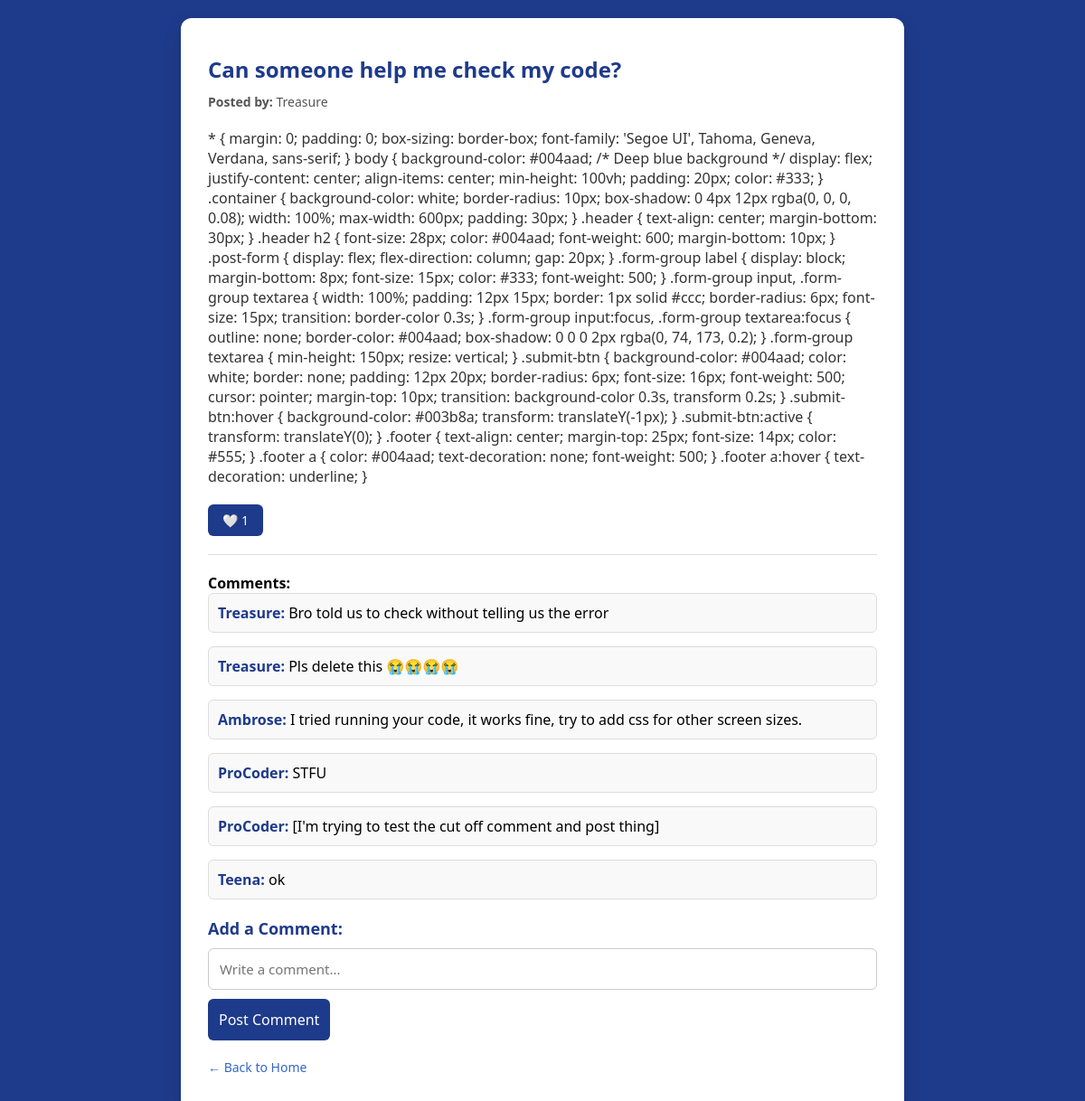
The page /topic/4 (signed in) on the database its author committed.
### tables this page shows
CREATE TABLE topics (
                        id INTEGER PRIMARY KEY AUTOINCREMENT,
                        username TEXT,
                        title TEXT,
                        content TEXT);

CREATE TABLE comments (
                        id INTEGER PRIMARY KEY AUTOINCREMENT,
                        topic_id INTEGER,
                        username TEXT,
                        comment TEXT,
                        FOREIGN KEY (topic_id) REFERENCES topics(id));

### app.py (the view)
@app.route('/topic/<int:topic_id>')
def topic_detail(topic_id):
    if 'username' not in session:
        return redirect('/login')
    conn = sqlite3.connect('forum.db')
    cursor = conn.cursor()
    cursor.execute('SELECT id, username, title, content FROM topics WHERE id = ?', (topic_id,))
    topic = cursor.fetchone()
    if not topic:
        conn.close()
        return "Topic not found", 404
    cursor.execute('SELECT * FROM comments WHERE topic_id = ? ORDER BY id', (topic_id,))
    comments = cursor.fetchall()
    cursor.execute('SELECT COUNT(*) FROM likes WHERE topic_id = ?', (topic_id,))
    like_count = cursor.fetchone()[0]
    user_has_liked = False
    if 'user_id' in session:
        cursor.execute('SELECT 1 FROM likes WHERE user_id = ? AND topic_id = ?',
                      (session['user_id'], topic_id))
        user_has_liked = cursor.fetchone() is not None
    conn.close()
    return render_template('topic_detail.html',
                         topic_id=topic[0],
                         username=topic[1],
                         title=topic[2],
                         content=topic[3],
                         comments=comments,
                         like_count=like_count,
                         user_has_liked=user_has_liked)

### templates/topic_detail.html (shortened to what this page needs)
<!DOCTYPE html>
<html lang="en">
<head>
</head>
<body>
  <div class="container">
    <h2>{{ title }}</h2>
    <p class="author"><strong>Posted by:</strong> {{ username }}</p>
    <div class="content">
      <p>{{ content }}</p>
    </div>
    <div class="like-section">
      {% if session.get('user_id') %}
        <form method="POST" action="/like/{{ topic_id }}" style="display: inline;">
          <button type="submit" class="like-button">
            {% if user_has_liked %}
              ❤️ {{ like_count }}
            {% else %}
              🤍 {{ like_count }}
            {% endif %}
          </button>
        </form>
      {% else %}
        <span class="like-display">🤍 {{ like_count }}</span>
        <small><a href="/login">Login to like this post</a></small>
      {% endif %}
    </div>
    <hr>
    <h4>Comments:</h4>
    {% if comments %}
      {% for comment in comments %}
        <div class="comment">
          <strong>{{ comment[2] }}:</strong> {{ comment[3] }}
        </div>
      {% endfor %}
    {% else %}
      <p>No comments yet. Be the first to comment!</p>
    {% endif %}
    <div class="comment-form">
      <h4>Add a Comment:</h4>
      <form action="/comment/{{ topic_id }}" method="POST">
        <input type="text" name="comment" placeholder="Write a comment..." required>
        <button type="submit">Post Comment</button>
      </form>
    </div>
    <p><a href="/home" class="back-link">← Back to Home</a></p>
  </div>
</body>
</html>

### templates/topic_detail.html (style rules this page uses)
* { margin: 0; padding: 0; box-sizing: border-box; font-family: 'Segoe UI', Tahoma, Geneva, Verdana, sans-serif; }
body { background-color: #1e3a8a; display: flex; justify-content: center; align-items: center; min-height: 100vh; padding: 20px; }
.container { background-color: #fff; padding: 40px 30px; border-radius: 12px; box-shadow: 0 8px 20px rgba(0, 0, 0, 0.1); max-width: 800px; width: 100%; }
h2 { font-size: 24px; color: #1e3a8a; margin-bottom: 10px; }
.author { font-size: 14px; color: #555; margin-bottom: 20px; }
.content { font-size: 16px; color: #333; margin-bottom: 20px; }
.like-section { margin-bottom: 20px; }
.like-button { background-color: #1e3a8a; color: white; padding: 8px 16px; font-size: 14px; border: none; border-radius: 6px; cursor: pointer; transition: 0.3s; }
hr { border: none; border-top: 1px solid #ddd; margin: 20px 0; }
.comment { margin-bottom: 15px; padding: 10px; background-color: #f9f9f9; border-radius: 6px; border: 1px solid #ddd; }
.comment strong { color: #1e3a8a; }
.comment-form { margin-top: 20px; }
.comment-form h4 { font-size: 18px; color: #1e3a8a; margin-bottom: 10px; }
.comment-form input { width: 100%; padding: 12px; border: 1px solid #ccc; border-radius: 6px; font-size: 15px; margin-bottom: 10px; }
.comment-form button { background-color: #1e3a8a; color: white; padding: 12px; font-size: 16px; border: none; border-radius: 6px; cursor: pointer; transition: 0.3s; }
.back-link { display: inline-block; margin-top: 20px; font-size: 14px; color: #3366cc; text-decoration: none; }

### rows shown on the page
topics: title "Can someone help me check my code?", username "Treasure", content "* { margin: 0; padding: 0; box-sizing: border-box; font-family: 'Segoe UI', Tahoma, Geneva, Verdana, sans-serif; } body { background-color: #004aad; /* Deep blue background */ display: flex; justify-content: center; align-items: center; min-height: 100vh; padding: 20px; color: #333; } .container { background-color: white; border-radius: 10px; box-shadow: 0 4px 12px rgba(0, 0, 0, 0.08); width: 100%; max-width: 600px; padding: 30px; } .header { text-align: center; margin-bottom: 30px; } .header h2 { font-size: 28px; color: #004aad; font-weight: 600; margin-bottom: 10px; } .post-form { display: flex; flex-direction: column; gap: 20px; } .form-group label { display: block; margin-bottom: 8px;…"
comments: username "Treasure", comment "Bro told us to check without telling us the error"
comments: username "Treasure", comment "Pls delete this 😭😭😭😭"
comments: username "Ambrose", comment "I tried running your code, it works fine, try to add css for other screen sizes."
comments: username "ProCoder", comment "STFU"
comments: username "ProCoder", comment "[I'm trying to test the cut off comment and post thing]"
comments: username "Teena", comment "ok"

### other values the page prints
{{ like_count }} "1"
